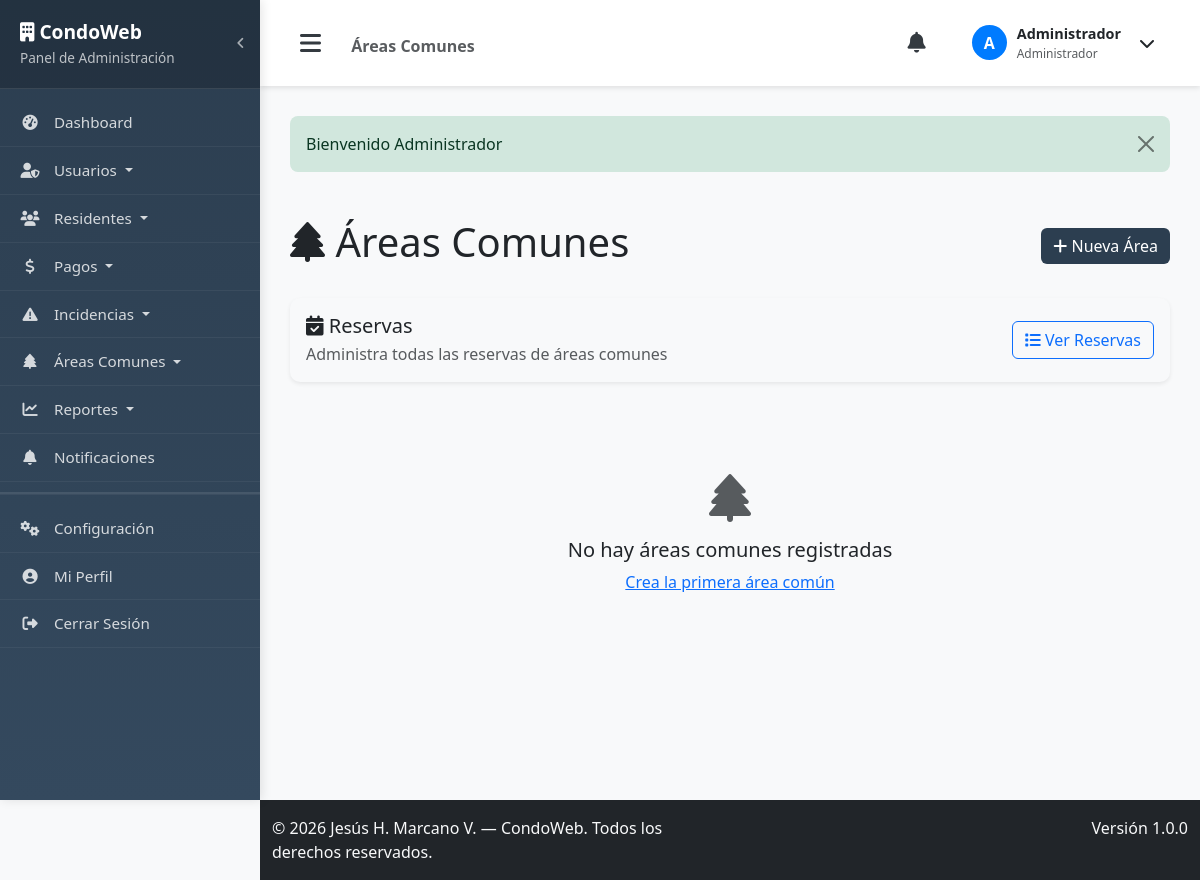
The page /common-areas (signed in) on the database as committed earlier.
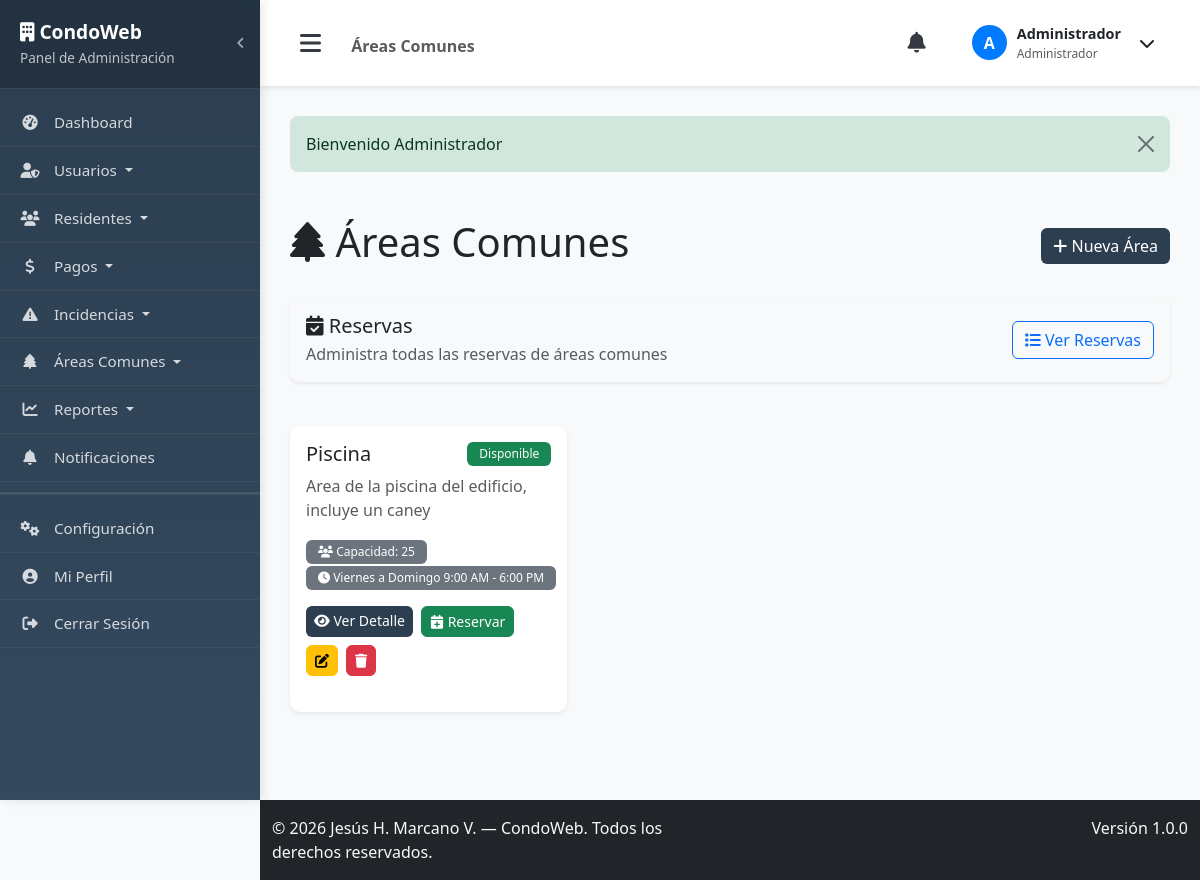
The same page on the database as committed later.
### tables this page shows
CREATE TABLE `areas_comunes` (
  `id` int(11) NOT NULL AUTO_INCREMENT,
  `nombre` varchar(100) NOT NULL,
  `descripcion` text DEFAULT NULL,
  `capacidad` int(11) DEFAULT NULL,
  `horario_disponible` varchar(100) DEFAULT NULL,
  `estado` enum('disponible','mantenimiento','no_disponible') DEFAULT 'disponible',
  `created_at` timestamp NOT NULL DEFAULT current_timestamp(),
  `updated_at` timestamp NOT NULL DEFAULT current_timestamp() ON UPDATE current_timestamp(),
  PRIMARY KEY (`id`)
);

### app/controllers/Controller.php (called while the page is built, shortened)
<?php
class Controller {
    public function __construct() {
        $database = new Database();
        $this->db = $database->getConnection();
    }
    protected function view($view, $data = []) {
        extract($data);
        require_once APP_PATH . '/views/' . $view . '.php';
    }
}
?>

### app/controllers/CommonAreaController.php (called while the page is built, shortened)
<?php
class CommonAreaController extends Controller {
    private $commonArea;
    public function __construct() {
        $this->commonArea = new CommonArea($this->db);
    }
    public function index() {
        $areas = $this->commonArea->readAll()->fetchAll(PDO::FETCH_ASSOC);
        $this->view('common_areas/index', [
            'areas' => $areas,
            'is_admin' => isAdmin()
        ]);
    }
}
?>

### app/models/Database.php (called while the page is built, shortened)
<?php
class Database {
    private $host = DB_HOST;
    private $db_name = DB_NAME;
    private $username = DB_USER;
    private $password = DB_PASS;
    public function getConnection() {
        $this->conn = null;
        try {
            $this->conn = new PDO("mysql:host=" . $this->host . ";dbname=" . $this->db_name, $this->username, $this->password);
            $this->conn->exec("set names utf8");
            $this->conn->setAttribute(PDO::ATTR_ERRMODE, PDO::ERRMODE_EXCEPTION);
        } catch(PDOException $exception) {
            echo "Error de conexión: " . $exception->getMessage();
        }
        return $this->conn;
    }
}
?>

### app/models/CommonArea.php (called while the page is built, shortened)
<?php
class CommonArea {
    private $conn;
    private $table_name = "areas_comunes";
    public function __construct($db) {
        $this->conn = $db;
    }
    public function readAll() {
        $query = "SELECT * FROM " . $this->table_name . " ORDER BY nombre ASC";
        $stmt = $this->conn->prepare($query);
        $stmt->execute();
        return $stmt;
    }
}
?>

### config/catalogs.php (called while the page is built, shortened)
<?php
function getCatalogLabel($catalog, $key) {
    return $catalog[$key] ?? ucfirst($key);
}
?>

### app/views/common_areas/index.php (the view, shortened to what the changed rows need)
<?php include APP_PATH . '/views/layouts/header.php'; ?>
<div class="row">
    <div class="col-12">
        <div class="d-flex justify-content-between align-items-center mb-4">
            <h1><i class="fas fa-tree"></i> Áreas Comunes</h1>
        </div>
    </div>
</div>
<div class="row">
    <?php if(!empty($areas)): ?>
        <?php foreach($areas as $area): ?>
        <div class="col-md-4 mb-4">
            <div class="card h-100">
                <div class="card-body">
                    <div class="d-flex justify-content-between align-items-start mb-2">
                        <h5 class="card-title mb-0">
                            <?= htmlspecialchars($area['nombre']) ?>
                        </h5>
                        <?php
                            $badge_class = $area['estado'] == 'disponible' ? 'success' : ($area['estado'] == 'mantenimiento' ? 'warning' : 'danger');
                        ?>
                        <span class="badge bg-<?= $badge_class ?>">
                            <?= getCatalogLabel(COMMON_AREA_STATUSES, $area['estado']) ?>
                        </span>
                    </div>
                    <p class="card-text text-muted">
                        <?= htmlspecialchars($area['descripcion'] ?: 'Sin descripción') ?>
                    </p>
                    <div class="mb-3">
                        <?php if($area['capacidad']): ?>
                        <span class="badge bg-secondary me-1">
                            <i class="fas fa-users"></i> Capacidad: <?= $area['capacidad'] ?>
                        </span>
                        <?php endif; ?>
                        <?php if($area['horario_disponible']): ?>
                        <span class="badge bg-secondary">
                            <i class="fas fa-clock"></i> <?= htmlspecialchars($area['horario_disponible']) ?>
                        </span>
                        <?php endif; ?>
                    </div>
                    <div class="d-flex flex-wrap gap-2">
                        <a href="<?= APP_URL ?>/common-areas/show/<?= $area['id'] ?>" class="btn btn-sm btn-primary">
                            <i class="fas fa-eye"></i> Ver Detalle
                        </a>
                        <?php if($area['estado'] == 'disponible'): ?>
                        <a href="<?= APP_URL ?>/reservations/create?area_id=<?= $area['id'] ?>" class="btn btn-sm btn-success">
                            <i class="fas fa-calendar-plus"></i> Reservar
                        </a>
                        <?php endif; ?>
                        <?php if($is_admin): ?>
                        <a href="<?= APP_URL ?>/common-areas/edit/<?= $area['id'] ?>" class="btn btn-sm btn-warning">
                            <i class="fas fa-edit"></i>
                        </a>
                        <button type="button" class="btn btn-sm btn-danger btn-delete"
                                onclick="confirmDelete('<?= APP_URL ?>/common-areas/delete/<?= $area['id'] ?>')"
                                title="Eliminar">
                            <i class="fas fa-trash"></i>
                        </button>
                        <?php endif; ?>
                    </div>
                </div>
            </div>
        </div>
        <?php endforeach; ?>
    <?php else: ?>
        <div class="col-12">
            <div class="text-center py-5">
                <i class="fas fa-tree fa-3x text-muted mb-3"></i>
                <h5>No hay áreas comunes registradas</h5>
                <?php if($is_admin): ?>
                <p class="text-muted">
                    <a href="<?= APP_URL ?>/common-areas/create">Crea la primera área común</a>
                </p>
                <?php endif; ?>
            </div>
        </div>
    <?php endif; ?>
</div>
<?php include APP_PATH . '/views/layouts/footer.php'; ?>

Rows that differ between the two databases and show on the page:
added areas_comunes: nombre "Piscina", estado "Disponible", descripcion "Area de la piscina del edificio, incluye un caney", capacidad "25", horario_disponible "Viernes a Domingo 9:00 AM - 6:00 PM"
Other text that changed with them:
text no longer shown: "No hay áreas comunes registradas Crea la primera área común"
